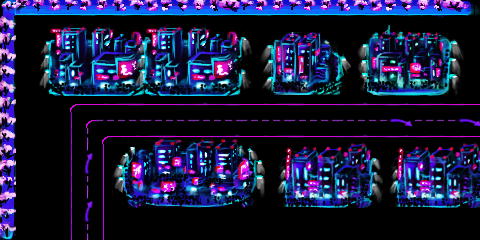

Below is a game level as drawn by its tile map, then a one-line description and the .tmx that defines it (tile-layer data replaced by summaries):
An orthogonal 30x15 tile map with 16x16 px tiles, 2 tile layers (monde, bat) and 21 objects (level2).

<map version="1.0" orientation="orthogonal" width="30" height="15" tilewidth="16" tileheight="16">
 <tileset firstgid="1" name="my_tileset" tilewidth="16" tileheight="16">
  <image source="../../../ressource/textures/assest 6.png" width="768" height="212" />
 </tileset>
 <layer name="monde" width="30" height="15">
  <data>[450 cells, 136 non-empty, 70 distinct tile ids]</data>
 </layer>
 <layer name="bat" width="30" height="15">
  <data>[450 cells, 264 non-empty, 216 distinct tile ids]</data>
 </layer>
 <objectgroup name="walls" width="30" height="15">
  <object x="0" y="0" width="480" height="16" />
  <object x="0" y="0" width="16" height="240" />
  <object x="48" y="16" width="192" height="80" />
  <object x="272" y="32" width="80" height="64" />
  <object x="368" y="32" width="96" height="64" />
  <object x="128" y="144" width="128" height="64" />
  <object x="288" y="144" width="80" height="64" />
  <object x="400" y="144" width="80" height="64" />
  <object x="480" y="208" width="16" height="48" />
  <object x="480" y="240" height="16" />
  <object x="0" y="240" width="480" height="16" />
  <object x="480" y="0" width="16" height="208" />
 </objectgroup>
 <objectgroup name="playerspawn" width="30" height="15">
  <object x="96" y="208">
   <ellipse />
  </object>
 </objectgroup>
 <objectgroup name="exit" width="30" height="15">
  <object name="level2" x="448" y="96" width="32" height="48" />
 </objectgroup>
 <objectgroup name="ennemies" width="30" height="15">
  <object x="32" y="112">
   <properties>
    <property name="id" value="2" />
   </properties>
   <ellipse />
  </object>
  <object x="272" y="224">
   <properties>
    <property name="id" value="1" />
   </properties>
   <ellipse />
  </object>
  <object x="384" y="112">
   <properties>
    <property name="id" value="0" />
   </properties>
   <ellipse />
  </object>
  <object x="432" y="112">
   <ellipse />
  </object>
  <object x="256" y="96">
   <properties>
    <property name="id" value="0" />
   </properties>
   <ellipse />
  </object>
  <object x="272" y="144">
   <properties>
    <property name="id" value="0" />
   </properties>
   <ellipse />
  </object>
  <object x="384" y="144">
   <properties>
    <property name="id" value="0" />
   </properties>
   <ellipse />
  </object>
 </objectgroup>
</map>
